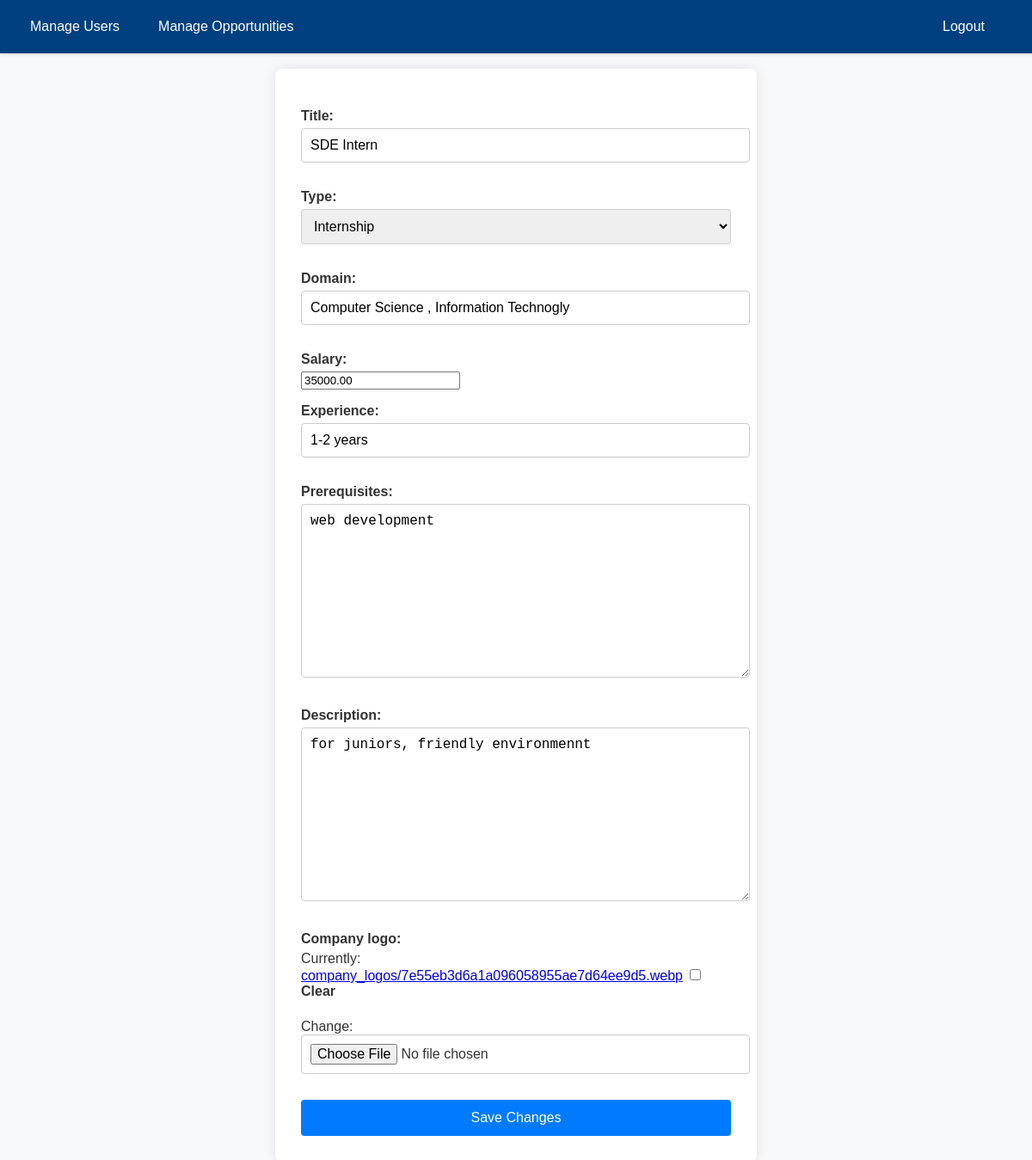
The app's page /jobsearch/edit_opportunity/1/ (signed in) with its own data.
### jobsearch/models.py (models this page shows, shortened)
class Opportunity(models.Model):
    TYPE_CHOICES = [
        ('job', 'Job'),
        ('internship', 'Internship'),
    ]
    title = models.CharField(max_length=100)
    type = models.CharField(max_length=10, choices=TYPE_CHOICES)
    domain = models.CharField(max_length=50)
    salary = models.DecimalField(max_digits=10, decimal_places=2, blank=True, null=True)  # Salary may not be applicable for internships
    experience = models.CharField(max_length=50)
    prerequisites = models.TextField()
    description = models.TextField()
    company_logo = models.ImageField(upload_to='company_logos/', null=True, blank=True)

### jobsearch/views.py (the view)
# urls.py: path('edit_opportunity/<int:pk>/',views.edit_opportunity, name='edit_opportunity'),
@superuser_required(login_url='login')
def edit_opportunity(request, pk):
    opportunity = get_object_or_404(Opportunity, pk=pk)
    if request.method == 'POST':
        form = OpportunityForm(request.POST, request.FILES, instance=opportunity)
        if form.is_valid():
            form.save()
            return redirect('manage_opportunities')
    else:
        form = OpportunityForm(instance=opportunity)
    return render(request, 'edit_opportunity.html', {'form': form})

### jobsearch/forms.py
class OpportunityForm(forms.ModelForm):
    class Meta:
        model = Opportunity
        fields = ['title', 'type', 'domain', 'salary', 'experience', 'prerequisites', 'description', 'company_logo']

### jobsearch/views.py (called while the page is built)
def superuser_required(login_url=None):
    return user_passes_test(lambda u: u.is_superuser, login_url=login_url)

### jobsearch/templates/edit_opportunity.html (shortened to what this page needs)
<!DOCTYPE html>
<html lang="en">
<head>
</head>
<body>
    <nav>
        <div class="nav-container">
            <a href="{% url 'manage_users' %}">Manage Users</a>
            <a href="{% url 'manage_opportunities' %}">Manage Opportunities</a>
        </div>
        <form class="logout" method="post" action="{% url 'logout' %}" style="margin: 0; padding-right: 5%">
            <button type="submit">Logout</button>
        </form>
    </nav>
    <form class="helo" method="POST" enctype="multipart/form-data">
        {{ form.as_p }}
        <button type="submit">Save Changes</button>
    </form>
</body>
</html>

### jobsearch/templates/edit_opportunity.html (style rules this page uses)
body { font-family: Arial, sans-serif; background-color: #f8f9fa; color: #333; display: flex; justify-content: center; align-items: center; min-height: 100vh; margin: 0; padding: 20px; }
nav { background-color: #004080; color: white; padding: 10px 20px; display: flex; justify-content: space-between; align-items: center; box-shadow: 0 2px 4px rgba(0, 0, 0, 0.1); position: fixed; width: 100%; top: 0; left: 0; z-index: 1000; }
nav .nav-container { display: flex; gap: 15px; }
nav a, nav button { color: white; text-align: center; padding: 12px 15px; text-decoration: none; font-size: 16px; border: none; background-color: transparent; cursor: pointer; border-radius: 4px; transition: background-color 0.3s ease; }
nav button { background-color: transparent; padding: 12px 15px; cursor: pointer; border: none; font-size: 16px; color: white; }
.helo { background-color: white; padding: 30px; border-radius: 8px; box-shadow: 0 0 15px rgba(0, 0, 0, 0.1); width: 100%; max-width: 500px; margin: auto; margin-top: 60px; }
.helo p { margin-bottom: 15px; }
.helo label { display: block; margin-bottom: 5px; font-weight: bold; }
.helo input[type="text"], .helo input[type="file"], .helo select, .helo textarea { width: 100%; padding: 10px; margin-bottom: 15px; border: 1px solid #ccc; border-radius: 4px; font-size: 16px; transition: border-color 0.3s ease; }
.helo button { background-color: #007bff; color: white; border: none; padding: 12px 20px; font-size: 16px; cursor: pointer; border-radius: 4px; width: 100%; transition: background-color 0.3s ease, box-shadow 0.3s ease; }

### records on screen
Opportunity: title "SDE Intern", type "Internship", domain "Computer Science , Information Technogly", salary "35000.00", experience "1-2 years", prerequisites "web development", description "for juniors, friendly environmennt"
